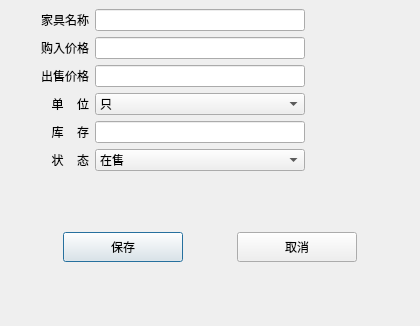
<?xml version="1.0" encoding="UTF-8"?>
<ui version="4.0">
 <class>Dlg_addCommo</class>
 <widget class="QDialog" name="Dlg_addCommo">
  <property name="geometry">
   <rect>
    <x>0</x>
    <y>0</y>
    <width>420</width>
    <height>326</height>
   </rect>
  </property>
  <property name="windowTitle">
   <string>家具信息</string>
  </property>
  <property name="windowIcon">
   <iconset resource="images.qrc">
    <normaloff>:/icon.png</normaloff>:/icon.png</iconset>
  </property>
  <layout class="QGridLayout" name="gridLayout_2">
   <property name="leftMargin">
    <number>9</number>
   </property>
   <property name="topMargin">
    <number>9</number>
   </property>
   <property name="rightMargin">
    <number>9</number>
   </property>
   <property name="bottomMargin">
    <number>9</number>
   </property>
   <property name="spacing">
    <number>6</number>
   </property>
   <item row="5" column="1">
    <widget class="QComboBox" name="c_state">
     <item>
      <property name="text">
       <string>在售</string>
      </property>
     </item>
     <item>
      <property name="text">
       <string>下架</string>
      </property>
     </item>
    </widget>
   </item>
   <item row="1" column="0">
    <widget class="QLabel" name="label_2">
     <property name="minimumSize">
      <size>
       <width>80</width>
       <height>0</height>
      </size>
     </property>
     <property name="text">
      <string>购入价格</string>
     </property>
     <property name="alignment">
      <set>Qt::AlignRight|Qt::AlignTrailing|Qt::AlignVCenter</set>
     </property>
    </widget>
   </item>
   <item row="0" column="0">
    <widget class="QLabel" name="label">
     <property name="minimumSize">
      <size>
       <width>80</width>
       <height>0</height>
      </size>
     </property>
     <property name="text">
      <string>家具名称</string>
     </property>
     <property name="alignment">
      <set>Qt::AlignRight|Qt::AlignTrailing|Qt::AlignVCenter</set>
     </property>
    </widget>
   </item>
   <item row="3" column="0">
    <widget class="QLabel" name="label_4">
     <property name="minimumSize">
      <size>
       <width>80</width>
       <height>0</height>
      </size>
     </property>
     <property name="text">
      <string>单    位</string>
     </property>
     <property name="alignment">
      <set>Qt::AlignRight|Qt::AlignTrailing|Qt::AlignVCenter</set>
     </property>
    </widget>
   </item>
   <item row="5" column="0">
    <widget class="QLabel" name="label_6">
     <property name="minimumSize">
      <size>
       <width>80</width>
       <height>0</height>
      </size>
     </property>
     <property name="text">
      <string>状    态</string>
     </property>
     <property name="alignment">
      <set>Qt::AlignRight|Qt::AlignTrailing|Qt::AlignVCenter</set>
     </property>
    </widget>
   </item>
   <item row="2" column="1">
    <widget class="QLineEdit" name="le_priceOut"/>
   </item>
   <item row="1" column="1">
    <widget class="QLineEdit" name="le_priceIn"/>
   </item>
   <item row="2" column="0">
    <widget class="QLabel" name="label_3">
     <property name="minimumSize">
      <size>
       <width>80</width>
       <height>0</height>
      </size>
     </property>
     <property name="text">
      <string>出售价格</string>
     </property>
     <property name="alignment">
      <set>Qt::AlignRight|Qt::AlignTrailing|Qt::AlignVCenter</set>
     </property>
    </widget>
   </item>
   <item row="3" column="1">
    <widget class="QComboBox" name="c_unit">
     <item>
      <property name="text">
       <string>只</string>
      </property>
     </item>
     <item>
      <property name="text">
       <string>个</string>
      </property>
     </item>
     <item>
      <property name="text">
       <string>条</string>
      </property>
     </item>
     <item>
      <property name="text">
       <string>件</string>
      </property>
     </item>
    </widget>
   </item>
   <item row="0" column="1">
    <widget class="QLineEdit" name="le_name"/>
   </item>
   <item row="4" column="0">
    <widget class="QLabel" name="label_5">
     <property name="minimumSize">
      <size>
       <width>80</width>
       <height>0</height>
      </size>
     </property>
     <property name="text">
      <string>库    存</string>
     </property>
     <property name="alignment">
      <set>Qt::AlignRight|Qt::AlignTrailing|Qt::AlignVCenter</set>
     </property>
    </widget>
   </item>
   <item row="4" column="1">
    <widget class="QLineEdit" name="le_Numstock"/>
   </item>
   <item row="0" column="2">
    <spacer name="horizontalSpacer">
     <property name="orientation">
      <enum>Qt::Horizontal</enum>
     </property>
     <property name="sizeType">
      <enum>QSizePolicy::Minimum</enum>
     </property>
     <property name="sizeHint" stdset="0">
      <size>
       <width>100</width>
       <height>20</height>
      </size>
     </property>
    </spacer>
   </item>
   <item row="6" column="0" colspan="3">
    <widget class="QWidget" name="widget" native="true">
     <layout class="QGridLayout" name="gridLayout">
      <property name="leftMargin">
       <number>0</number>
      </property>
      <property name="topMargin">
       <number>0</number>
      </property>
      <property name="rightMargin">
       <number>0</number>
      </property>
      <property name="bottomMargin">
       <number>0</number>
      </property>
      <property name="spacing">
       <number>0</number>
      </property>
      <item row="0" column="0">
       <widget class="QPushButton" name="btn_save">
        <property name="minimumSize">
         <size>
          <width>120</width>
          <height>30</height>
         </size>
        </property>
        <property name="maximumSize">
         <size>
          <width>120</width>
          <height>30</height>
         </size>
        </property>
        <property name="text">
         <string>保存</string>
        </property>
       </widget>
      </item>
      <item row="0" column="1">
       <widget class="QPushButton" name="btn_cancel">
        <property name="minimumSize">
         <size>
          <width>120</width>
          <height>30</height>
         </size>
        </property>
        <property name="maximumSize">
         <size>
          <width>120</width>
          <height>30</height>
         </size>
        </property>
        <property name="text">
         <string>取消</string>
        </property>
       </widget>
      </item>
     </layout>
    </widget>
   </item>
  </layout>
 </widget>
 <tabstops>
  <tabstop>le_name</tabstop>
  <tabstop>le_priceIn</tabstop>
  <tabstop>le_priceOut</tabstop>
  <tabstop>c_unit</tabstop>
  <tabstop>le_Numstock</tabstop>
  <tabstop>c_state</tabstop>
  <tabstop>btn_save</tabstop>
  <tabstop>btn_cancel</tabstop>
 </tabstops>
 <resources>
  <include location="images.qrc"/>
 </resources>
 <connections/>
</ui>
